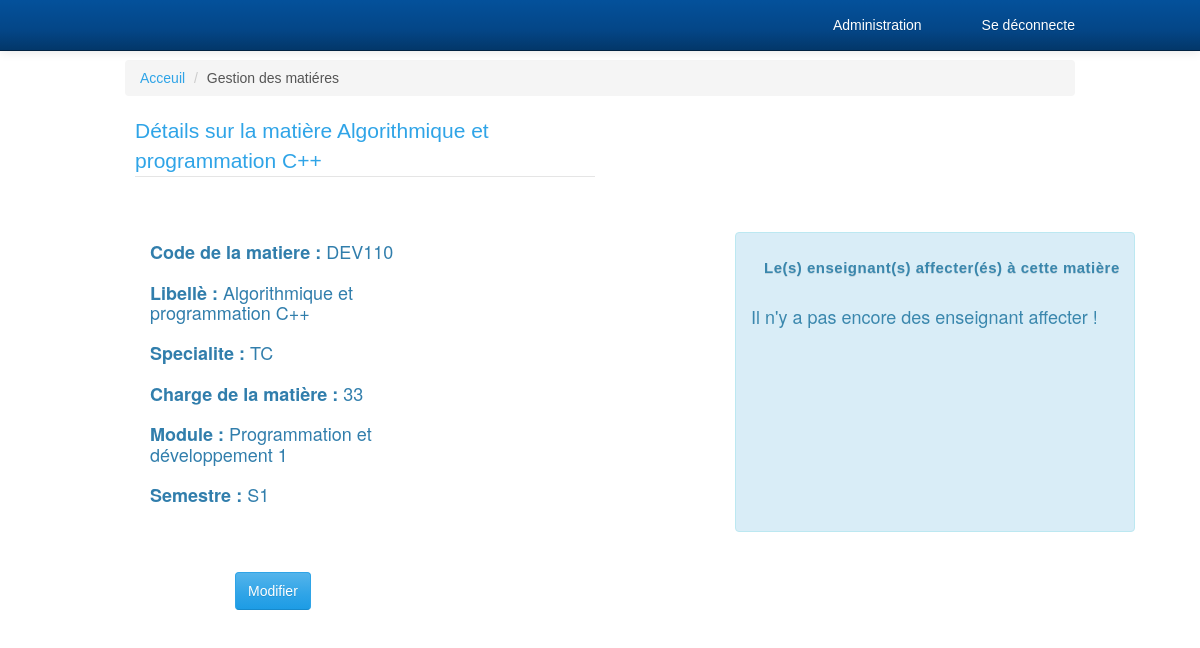
Screenshot of /admin/detail_matiere.php?id_matiere=2 with the database file from the repository.
### tables this page shows
CREATE TABLE `matiere` (
  `id_matiere` int(10) PRIMARY KEY AUTO_INCREMENT ,
  `code` varchar(20)  UNIQUE,
  `libelle` varchar(50) DEFAULT NULL,
  `specialite` varchar(20) DEFAULT NULL,
  `charge` INT(20) NOT NULL,
  `id_module` int(10)  NOT NULL,
  `id_semestre` int(10) NOT NULL,
  `id_type_matiere` int(10) NOT NULL,
  FOREIGN KEY (id_module) REFERENCES module(id_module),
  FOREIGN KEY (id_semestre) REFERENCES semestre(id_semestre),
  FOREIGN KEY (id_type_matiere) REFERENCES type_matiere(id_type_matiere)
);

CREATE TABLE `module` (
  `id_module` int(10) PRIMARY KEY AUTO_INCREMENT,
  `nom_module` varchar(50) DEFAULT NULL
);

CREATE TABLE `semestre` (
  `id_semestre` int(10) PRIMARY KEY AUTO_INCREMENT,
  `nom_semestre` varchar(50) DEFAULT NULL
);

### admin/detail_matiere.php (the view, shortened to what this page needs)
<!DOCTYPE html>
<html lang="en">
<head>
</head>
<body>
<div class="container">
    <div class="row">
        <div class="col-lg-12">
            <ol class="breadcrumb">
                <li><a href="acceuil.php">Acceuil</a>
                </li>
                <li>Gestion des matiéres</li>
            </ol>
        </div>
    </div>
<?php
include_once "../connexion.php";
$id_matiere = $_GET['id_matiere'];
$req_detail = "SELECT DISTINCT id_matiere, code, matiere.libelle,
specialite, charge, nom_semestre,
nom_module FROM matiere INNER JOIN
semestre USING(id_semestre) INNER JOIN
module USING(id_module) WHERE id_matiere = $id_matiere";
$req = mysqli_query($conn , $req_detail);
while($row=mysqli_fetch_assoc($req)){
?>
 <div class="container">
    <div class="row">
      <div class="col-md-6">
        <fieldset>
          <legend class="legendStyle">
              <a data-toggle="collapse" data-target="#demo" href="#">Détails sur la matière <?=$row['libelle']?></a>
          </legend>
            <br><br>
            <div class="collapse in" id="demo">
                <div class="search-box">
                  <div class="form-group">
                      <div class="col-md-8 col-sm-2">
                        <h4 >
                        <?php echo "<strong class='font-weight-bold'>Code de la matiere : </strong>". $row['code']; ?><br><br>
                        <?php echo "<strong class='font-weight-bold'>Libellè : </strong>". $row['libelle']; ?><br><br>
                        <?php echo "<strong class='font-weight-bold'> Specialite : </strong>" . $row['specialite']; ?><br><br>
                        <?php echo "<strong class='font-weight-bold'> Charge de la matière : </strong>" . $row['charge']; ?><br><br>
                        <?php echo "<strong class='font-weight-bold'> Module : </strong>" . $row['nom_module']; ?><br><br>
                        <?php echo "<strong class='font-weight-bold'> Semestre : </strong>" . $row['nom_semestre']; ?><br><br>
                        <?php
                        $req_detail = "SELECT DISTINCT id_matiere, groupe.libelle FROM matiere INNER JOIN groupe WHERE id_matiere = $id_matiere";
                        $req = mysqli_query($conn , $req_detail);
                            ?>
                         </h4>
                      </div>
                    </div>
                        <div class="alert alert-info" style="margin-left: 600px; width:400px; height:300px;" >
                        <strong style="letter-spacing: 0.5px; font-size: 15px;  margin: auto;" type="submit" class="btn btn-light" style="border:none;"><strong class='font-weight-bold'>Le(s) enseignant(s) affecter(és) à cette matière</strong></strong><br><br>
                        <h4>
                        <?php
                        $req_ens_info = "SELECT *
                        FROM groupe
                        NATURAL JOIN enseigner
                        NATURAL JOIN enseignant
                        NATURAL JOIN type_matiere
                        WHERE id_matiere = $id_matiere ORDER BY nom, prenom ASC";
                        $req = mysqli_query($conn , $req_ens_info);
                        if(mysqli_num_rows($req) == 0){
                          echo "Il n'y a pas encore des enseignant affecter !" ;
                        }
                        ?>
                            </h4>
                    </div>
                </div>
            </div>
          </fieldset>
          <?php
          $req_detail = "SELECT DISTINCT id_matiere, code, matiere.libelle,
          specialite, charge, nom_semestre,
          nom_module FROM matiere INNER JOIN
          semestre USING(id_semestre) INNER JOIN
          module USING(id_module) WHERE id_matiere = $id_matiere";
          $req = mysqli_query($conn , $req_detail);
          while($row=mysqli_fetch_assoc($req)){
          ?>
            <br>
            <p>
            <a href="modifier_matiere.php?id_matiere=<?= $row['id_matiere'] ?>" style="margin-left: 100px; " type="submit" class="btn btn-primary">Modifier</a>
            </p>
      </div>
    </div>
  </div>
</div>
<?php
}
}
include "../nav_bar.php";
?>
</body>
</html>

### admin/CSS/modern-business.css (style rules this page uses)
﻿ html, body { height: 100%; }
body { padding-top: 50px; }

### admin/CSS/style.css (style rules this page uses)
body { margin: 0; padding: 0; font-family:Arial, Helvetica, sans-serif; }

### rows the page displays
matiere: libelle "Algorithmique et programmation C++", code "DEV110", specialite "TC", charge "33", id_module.nom_module "Programmation et développement 1", id_semestre.nom_semestre "S1"
